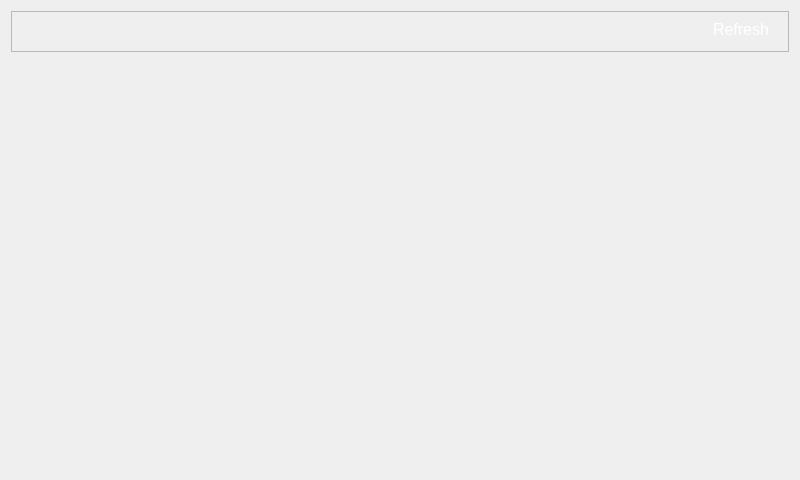
<?xml version="1.0" encoding="UTF-8"?>
<ui version="4.0">
 <class>VideoList</class>
 <widget class="QWidget" name="VideoList">
  <property name="geometry">
   <rect>
    <x>0</x>
    <y>0</y>
    <width>800</width>
    <height>480</height>
   </rect>
  </property>
  <property name="windowTitle">
   <string>Form</string>
  </property>
  <layout class="QVBoxLayout" name="verticalLayout" stretch="1,10">
   <item>
    <widget class="QFrame" name="frame">
     <property name="frameShape">
      <enum>QFrame::StyledPanel</enum>
     </property>
     <property name="frameShadow">
      <enum>QFrame::Raised</enum>
     </property>
     <widget class="QPushButton" name="backBtn">
      <property name="geometry">
       <rect>
        <x>0</x>
        <y>0</y>
        <width>50</width>
        <height>36</height>
       </rect>
      </property>
      <property name="text">
       <string/>
      </property>
      <property name="icon">
       <iconset resource="resources.qrc">
        <normaloff>:/images/icons/back.png</normaloff>:/images/icons/back.png</iconset>
      </property>
      <property name="iconSize">
       <size>
        <width>32</width>
        <height>32</height>
       </size>
      </property>
      <property name="flat">
       <bool>true</bool>
      </property>
     </widget>
     <widget class="QPushButton" name="refreshBtn">
      <property name="geometry">
       <rect>
        <x>680</x>
        <y>0</y>
        <width>100</width>
        <height>36</height>
       </rect>
      </property>
      <property name="font">
       <font>
        <pointsize>12</pointsize>
       </font>
      </property>
      <property name="styleSheet">
       <string notr="true">color: rgb(255, 255, 255);</string>
      </property>
      <property name="text">
       <string>Refresh</string>
      </property>
      <property name="icon">
       <iconset resource="resources.qrc">
        <normaloff>:/images/icons/refresh.png</normaloff>:/images/icons/refresh.png</iconset>
      </property>
      <property name="iconSize">
       <size>
        <width>32</width>
        <height>32</height>
       </size>
      </property>
      <property name="flat">
       <bool>true</bool>
      </property>
     </widget>
    </widget>
   </item>
   <item>
    <widget class="QScrollArea" name="scrollArea">
     <property name="sizePolicy">
      <sizepolicy hsizetype="Preferred" vsizetype="Expanding">
       <horstretch>0</horstretch>
       <verstretch>0</verstretch>
      </sizepolicy>
     </property>
     <property name="frameShape">
      <enum>QFrame::NoFrame</enum>
     </property>
     <property name="frameShadow">
      <enum>QFrame::Sunken</enum>
     </property>
     <property name="horizontalScrollBarPolicy">
      <enum>Qt::ScrollBarAlwaysOff</enum>
     </property>
     <property name="sizeAdjustPolicy">
      <enum>QAbstractScrollArea::AdjustIgnored</enum>
     </property>
     <property name="widgetResizable">
      <bool>true</bool>
     </property>
     <widget class="QWidget" name="scrollAreaWidgetContents">
      <property name="geometry">
       <rect>
        <x>0</x>
        <y>0</y>
        <width>782</width>
        <height>415</height>
       </rect>
      </property>
      <layout class="QVBoxLayout" name="verticalLayout_2">
       <property name="leftMargin">
        <number>0</number>
       </property>
       <property name="topMargin">
        <number>0</number>
       </property>
       <property name="rightMargin">
        <number>0</number>
       </property>
       <property name="bottomMargin">
        <number>0</number>
       </property>
       <item>
        <layout class="QGridLayout" name="vidListGridLayout" rowstretch="0" columnstretch="0">
         <property name="sizeConstraint">
          <enum>QLayout::SetDefaultConstraint</enum>
         </property>
        </layout>
       </item>
      </layout>
     </widget>
    </widget>
   </item>
  </layout>
 </widget>
 <resources>
  <include location="resources.qrc"/>
 </resources>
 <connections/>
</ui>
